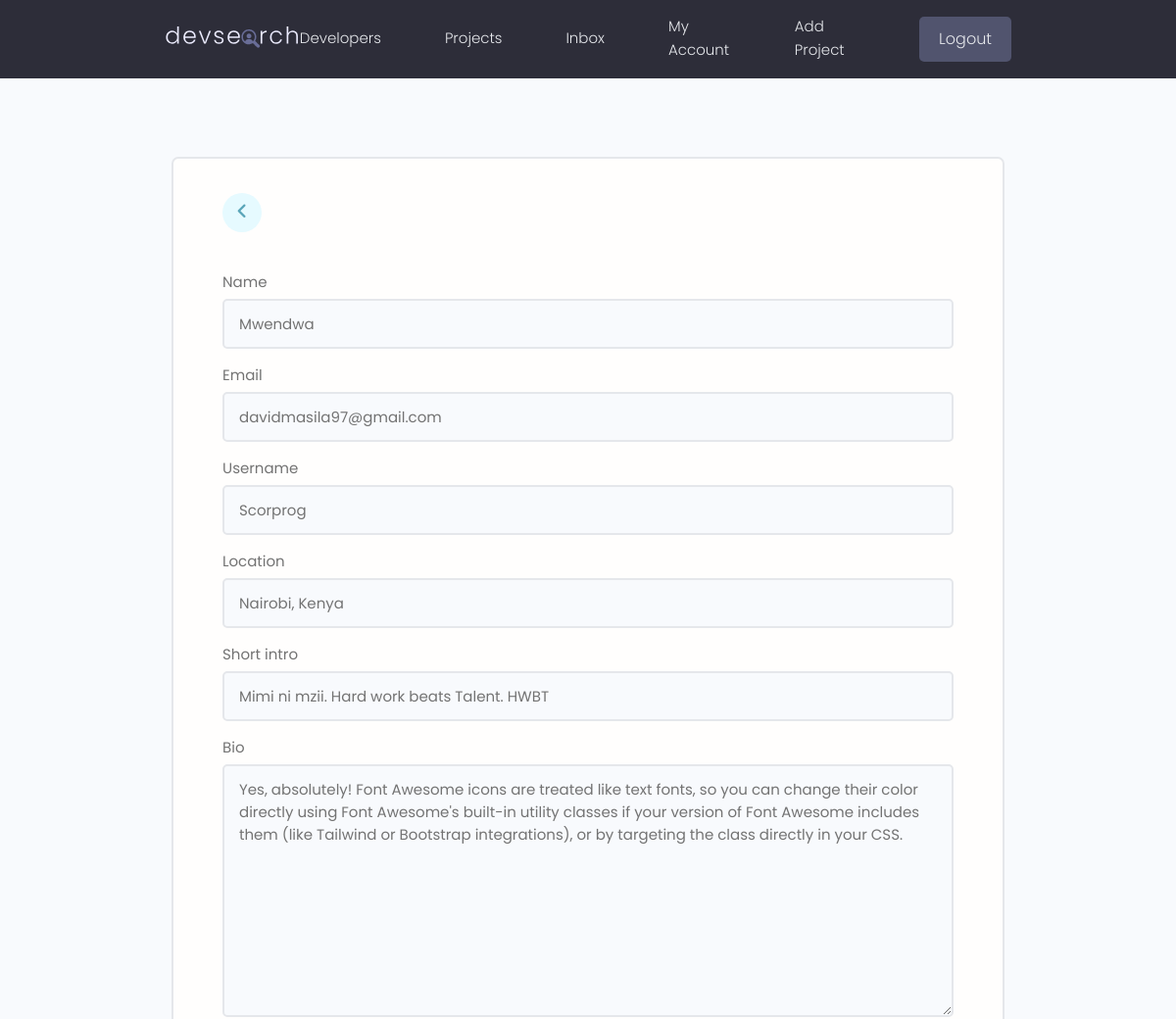
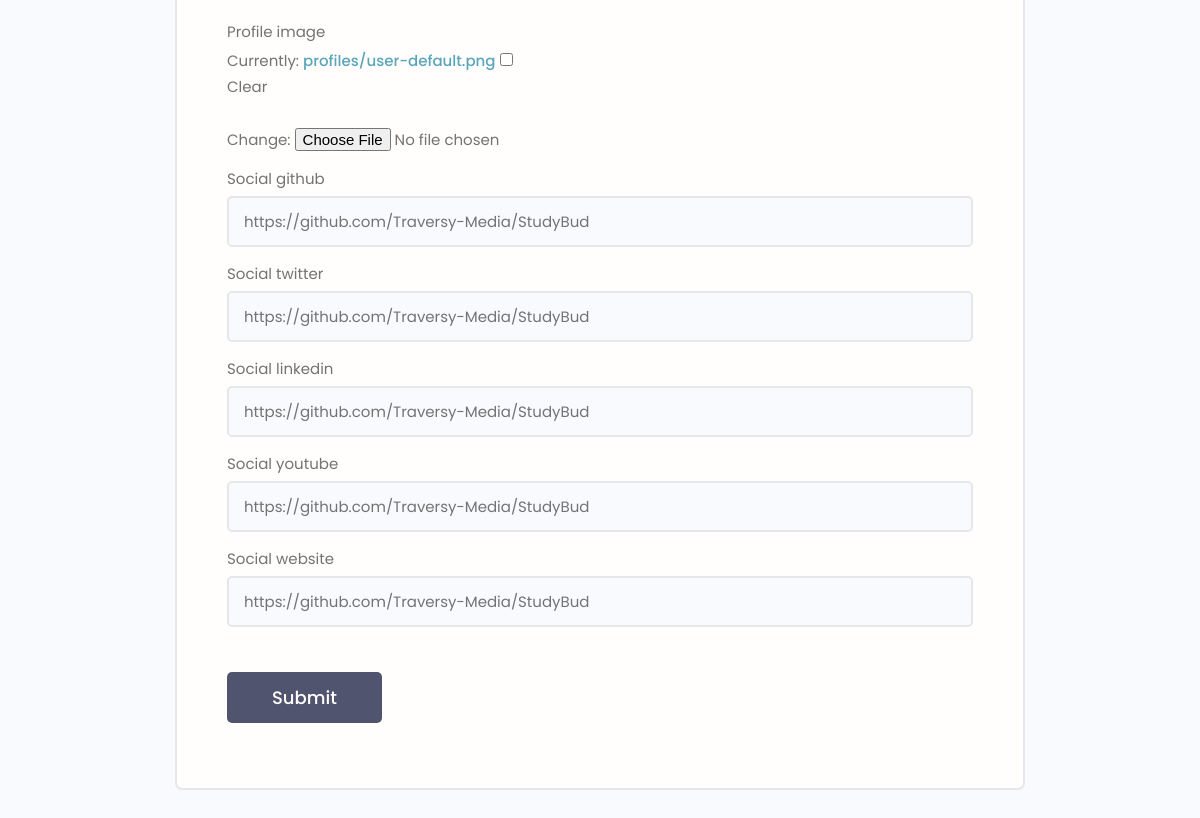
The page /edit-account/ (signed in) on the database its author committed (2 pictures, top to bottom).
### users/models.py (models this page shows, shortened)
class Profile(models.Model):
    user = models.OneToOneField(User, on_delete=models.CASCADE, null=True, blank=True)
    name = models.CharField(max_length=200, blank=True, null=True)
    email = models.EmailField(max_length=500, blank=True, null=True)
    username = models.CharField(max_length=200, blank=True, null=True)
    location = models.CharField(max_length=200, blank=True, null=True)
    short_intro = models.CharField(max_length=200, null=True, blank=True)
    bio = models.TextField(blank=True, null=True)
    profile_image = models.ImageField(null=True, blank=True, upload_to='profiles/', default='profiles/user-default.png')
    social_github = models.CharField(max_length=200, blank=True, null=True)
    social_twitter = models.CharField(max_length=200, blank=True, null=True)
    social_linkedin = models.CharField(max_length=200, blank=True, null=True)
    social_youtube = models.CharField(max_length=200, blank=True, null=True)
    social_website = models.CharField(max_length=200, blank=True, null=True)
    created = models.DateTimeField(auto_now_add=True)
    id = models.UUIDField(default=uuid.uuid4, unique=True, primary_key=True, editable=False)

### users/views.py (the view)
# urls.py: path('edit-account/',editAccount, name='edit-account' ),
@login_required(login_url='login')
def editAccount(request):
    profile = request.user.profile
    form = ProfileForm(instance=profile)
    if request.method == 'POST':
        form = ProfileForm(request.POST, request.FILES, instance=profile)
        if form.is_valid():
            form.save()
            messages.success(request, f"profile updated successfully")
            return redirect('account')
    context = {
        'form': form,
    }
    return render(request, 'users/profile_form.html', context)

### users/forms.py
class ProfileForm(ModelForm):
    class Meta:
        model = Profile
        fields = '__all__'
        exclude = ['user']
    def __init__(self, *args, **kwargs):
        super(ProfileForm, self).__init__(*args, **kwargs)
        for name, field in self.fields.items():
            field.widget.attrs.update({'class':'input'})

### users/templates/users/profile_form.html (shortened to what this page needs)
{% extends 'main.html'%}
{% block content %}
<main class="formPage my-xl">
    <div class="content-box">
        <div class="formWrapper">
            <a class="backButton" href="{% url 'account' %}"><i class="fa fa-angle-left"></i></a>
            <br>
            <form action="{% url 'edit-account' %}" method="POST" enctype="multipart/form-data">
                {% for field in form %}
                <div class="form__field">
                    <label for="formInput#text">{{ field.label }}</label>
                    {{ field }}
                </div>
                {% endfor %}
                <input class="btn btn--sub btn--lg  my-md" type="submit" value="Submit" />
            </form>
        </div>
    </div>
</main>
{% endblock content%}

### static/styles/app.css (style rules this page uses)
:root { --color-sub: #2d2d39; }
.btn--sub { background-color: var(--color-sub-light); }
.content-box { width: 95%; max-width: 85rem; margin: 0 auto; }
.backButton { background: var(--color-main-light); color: var(--color-main); width: 4rem; height: 4rem; display: flex; align-items: center; justify-content: center; border-radius: 50%; }
.backButton i { font-size: 1.8rem; }
.formPage .formWrapper { list-style: none; background: var(--color-white); padding: 3.5rem 5rem; border: 2px solid var(--color-light); border-radius: 0.7rem; }

### static/uikit/styles/modules/_variables.css (style rules this page uses)
:root { --color-main: #5aa5b9; --color-main-light: #e6faff; --color-sub: #3f4156; --color-sub-light: #51546e; --color-sub-lighter: #ededfd; --color-text: #737373; --color-gray: #8b8b8b; --color-light: #e5e7eb; --color-light-gray: #767676; --color-bg: #f8fafd; --color-white: #fffefd; --color-white-light: #f3f3f3; --color-success: #359e64; --color-success-bg: #def8e8; --color-error: #fc4b0b; --color-error-bg: #fff2ee; --font-base: 'Poppins', arial, helvetica, 'Segoe UI', roboto, ubuntu, sans-serif; --font-monospace: 'Fira Code', 'Courier New', courier, monospace; --font-regular: 300; --font-medium: 500; --font-bold: 700; --generic-shadow: 1px 1px 5px #00000010; --generic-transition: all 0.3s ease-in-out; }

### static/uikit/styles/modules/_base.css (style rules this page uses)
* { margin: 0; padding: 0; box-sizing: border-box; text-rendering: optimizeLegibility; color: inherit; font-size: inherit; }
html { font-size: 50%; }
@media only screen and (min-width: 480px) { html { font-size: 56.25%; } }
@media only screen and (min-width: 1200px) { html { font-size: 62.5%; } }
body { line-height: 1.6; font-weight: 400; font-size: 1.5rem; color: var(--color-text); background-color: var(--color-bg); min-height: 100vh; }

### static/uikit/styles/modules/_typography.css (style rules this page uses)
* { font-family: var(--font-base); }
a { padding-bottom: 2px; text-decoration: none; display: inline-block; color: var(--color-main); font-weight: var(--font-medium); }

### static/uikit/styles/modules/_utilities.css (style rules this page uses)
.my-md { margin: 3rem auto; }
.my-xl { margin: 8rem auto; }

### static/uikit/styles/modules/_button.css (style rules this page uses)
.btn { display: inline-block; position: relative; cursor: pointer; background-color: var(--color-light); font-weight: var(--font-medium); color: var(--color-sub); text-decoration: none; padding: 1rem 2rem; border-radius: 0.5rem; border: none; width: -webkit-fit-content; width: -moz-fit-content; width: fit-content; height: -webkit-fit-content; height: -moz-fit-content; height: fit-content; font-size: 1.6rem; outline-width: 0; outline-color: transparent; -webkit-backface-visibility: hidden; backface-visibility: hidden; transition: all 0.3s ease-in-out; }
.btn--sub { background-color: var(--color-sub); color: var(--color-white); }
.btn--lg { font-size: 1.8rem; padding: 1.2rem 4.5rem; }

### static/uikit/styles/modules/_form.css (style rules this page uses)
.form__field { margin-top: 1.5rem; margin-bottom: 1.5rem; }
.form__label, .form__field > label { display: block; margin-bottom: 0.5rem; color: var(--color-text); }
input.input[type='text'], input.input[type='email'], input.input[type='password'], input.input[type='number'], select.input, textarea.input { min-width: 24rem; width: 100%; padding: 1.2rem 1.5rem; border-radius: 0.5rem; border: 2px solid var(--color-light); transition: all 0.3s ease-in-out; background-color: var(--color-bg); }

### rows shown on the page
Profile: form "Mwendwa" "davidmasila97@gmail.com" "Scorprog" "Nairobi, Kenya" "Mimi ni mzii. Hard work beats Talent. HWBT" "Yes, absolutely! Font Awesome icons are treated like text fonts, so you can change their color directly using Font Awesome's built-in utility classes if your version of Font Awesome includes them (like Tailwind or Bootstrap integrations), or by targeting the class directly in your CSS." "https://github.com/Traversy-Media/StudyBud" "https://github.com/Traversy-Media/StudyBud" "https://github.com/Traversy-Media/StudyBud" "https://github.com/Traversy-Media/StudyBud" "https://github.com/Traversy-Media/StudyBud"

### other values the page prints
{{ field.label }} "Name" "Email" "Username" "Location" "Short intro" "Bio" "Profile image" "Social github" "Social twitter" "Social linkedin" "Social youtube" "Social website"
